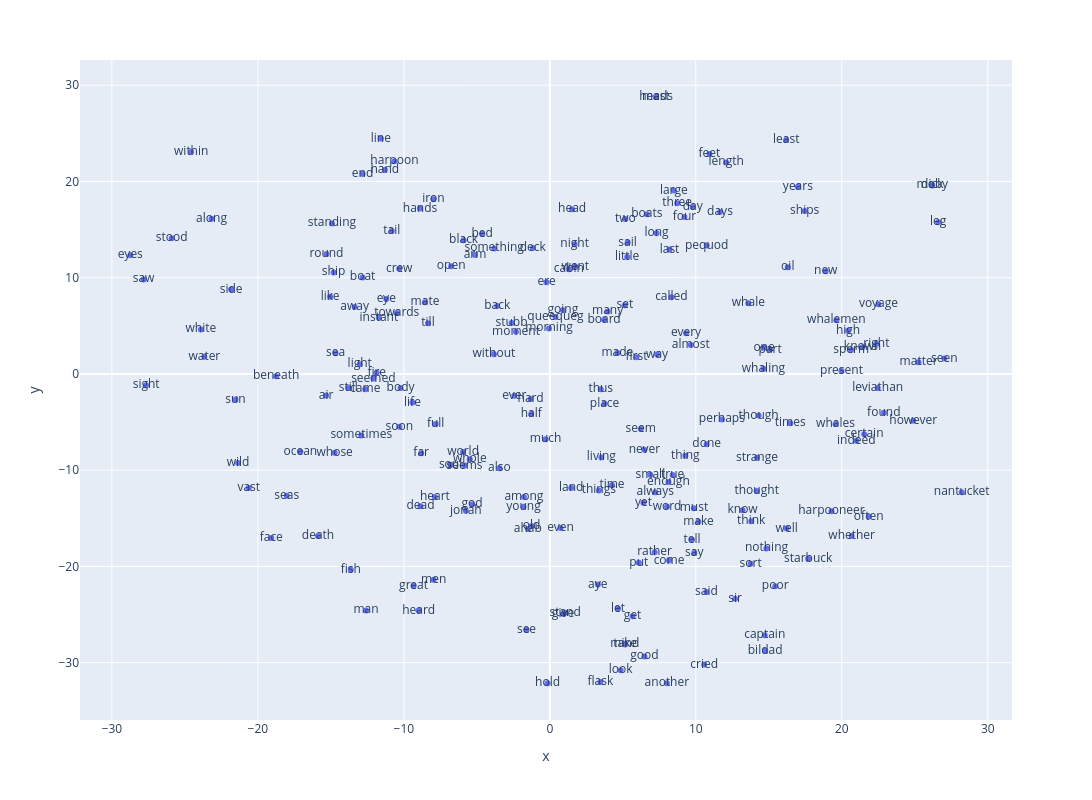

Notebook code cell kept with this figure:
### Code cell
# Grafico los embedddings en 2D filtrados

import plotly.graph_objects as go
import plotly.express as px

vecs, labels = reduce_dimensions_filtered(w2v_model, stop_words)

MAX_WORDS=200
fig = px.scatter(
                x=vecs[:MAX_WORDS,0], 
                y=vecs[:MAX_WORDS,1], 
                text=labels[:MAX_WORDS],
                height=800,
                width=1200
                )
fig.show(renderer="vscode") # esto para plotly en vscode

### Figure 1 — Plotly figure (JSON) as saved in the notebook; plotly's stock layout.template omitted (floating-point values rounded to 4 significant figures; data arrays with more than 128 entries replaced by an {"elided": "..."} marker saying what was removed)
{"data": [{"hovertemplate": "x=%{x}<br>y=%{y}<br>text=%{text}<extra></extra>", "legendgroup": "", "marker": {"color": "#636efa", "symbol": "circle"}, "mode": "markers+text", "name": "", "orientation": "v", "showlegend": false, "text": {"elided": "200 str values"}, "type": "scatter", "x": {"elided": "200 float values"}, "xaxis": "x", "y": {"elided": "200 float values"}, "yaxis": "y"}], "layout": {"height": 800, "legend": {"tracegroupgap": 0}, "margin": {"t": 60}, "width": 1200, "xaxis": {"anchor": "y", "domain": [0, 1], "title": {"text": "x"}}, "yaxis": {"anchor": "x", "domain": [0, 1], "title": {"text": "y"}}}}
